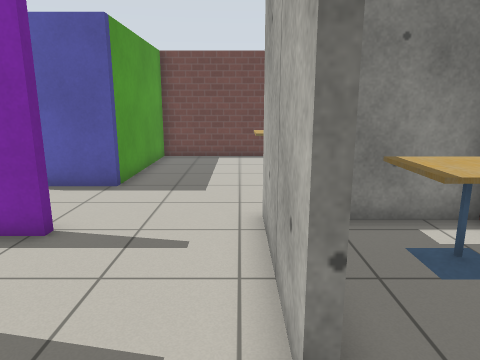
view 1 (above)

22 first-person views from a walk through a world built for the Gazebo simulator. The camera is 1.2 m above the floor, tilts 12° down and sees 70° across. The floor is counted in squares, 0.5 m on a side. Each view is taken from the middle of a square. On the plan, view 1 faces up. The plan holds only what a view shows up to about 20 squares ahead; the rest is blank. Simple patterns stand in for the simulator's built-in surfaces.

view 2
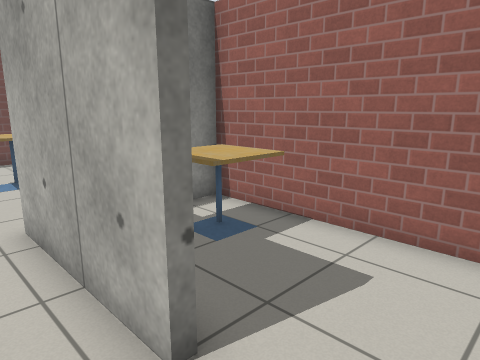

view 3
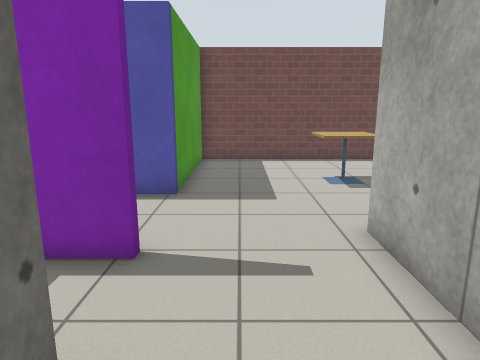

view 4
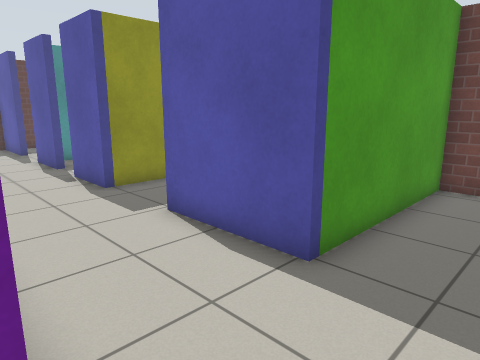

view 5
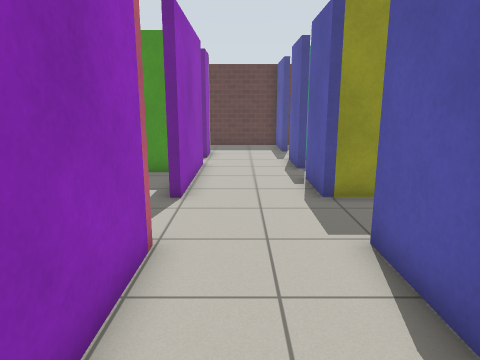

view 6
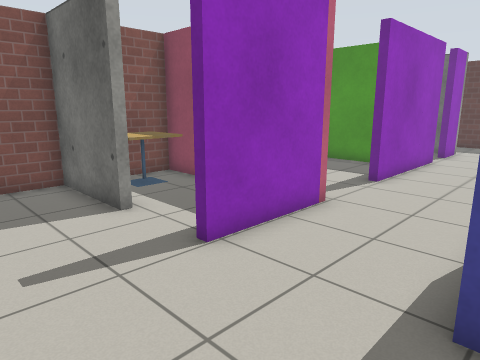

view 7
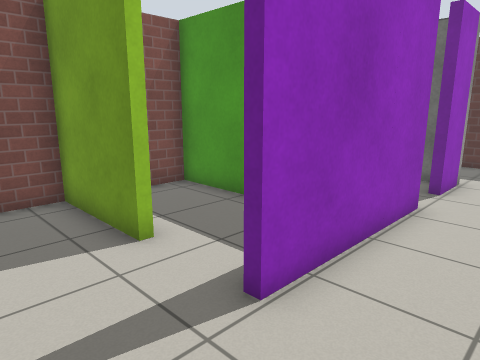

view 8
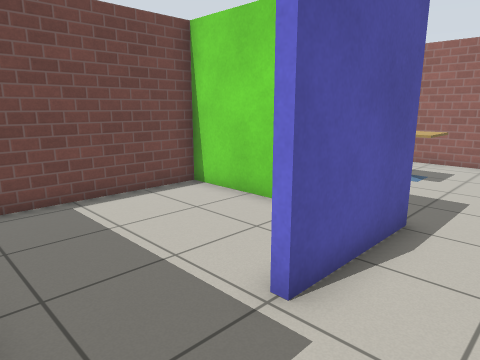

view 9
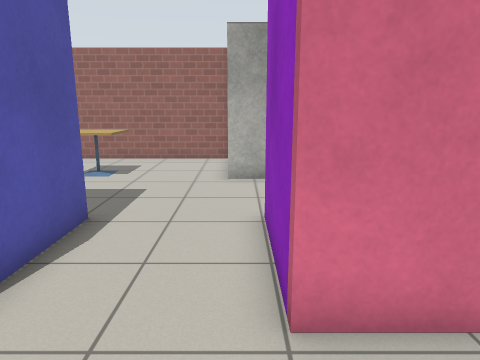

view 10
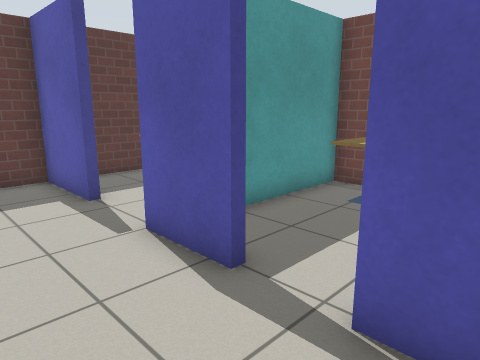

view 11
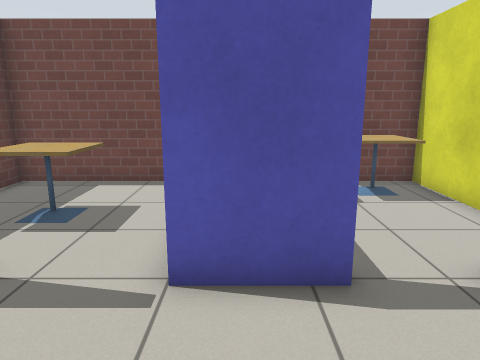

view 12
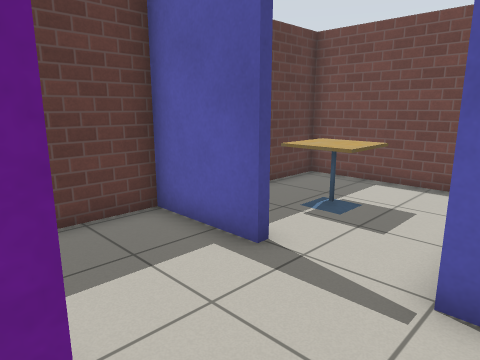

view 13
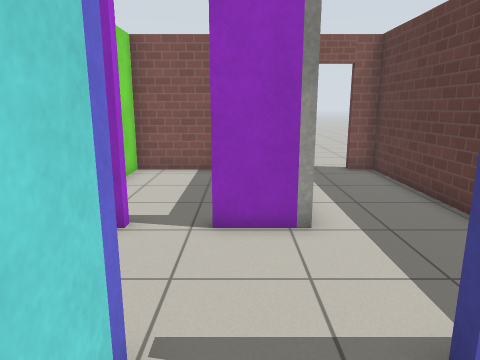

view 14
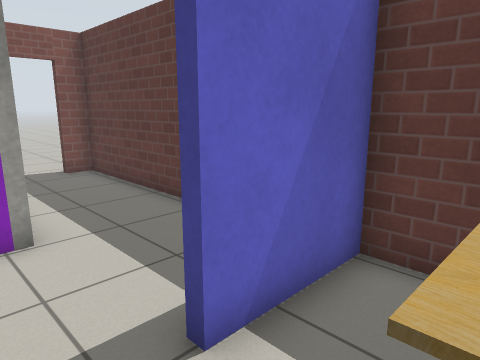

view 15
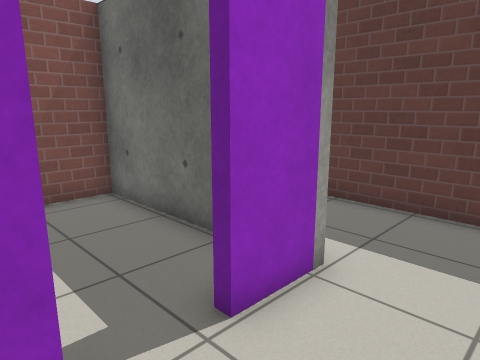

view 16
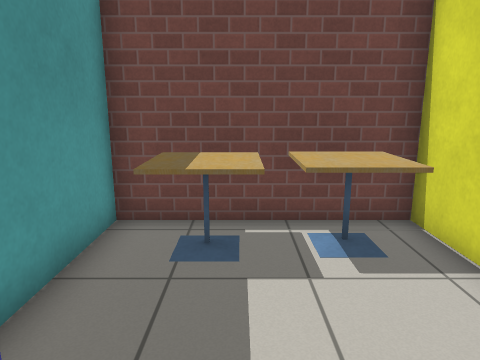

view 17
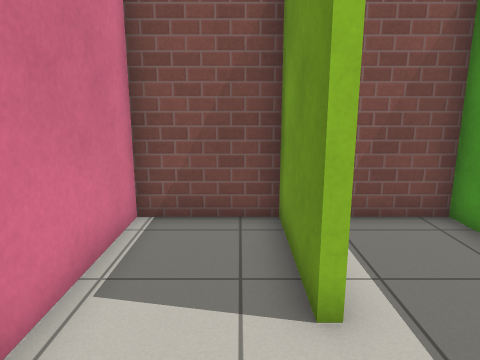

view 18
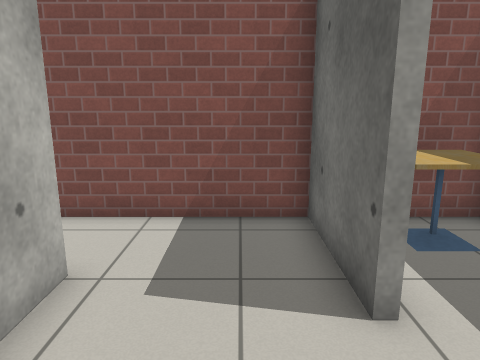

view 19
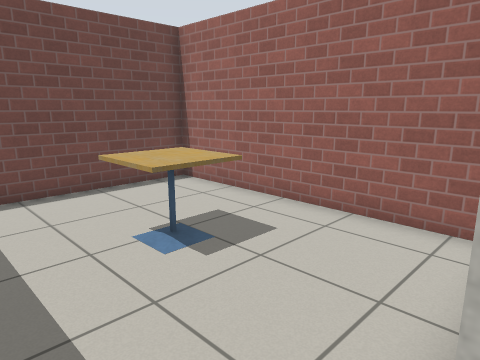

view 20
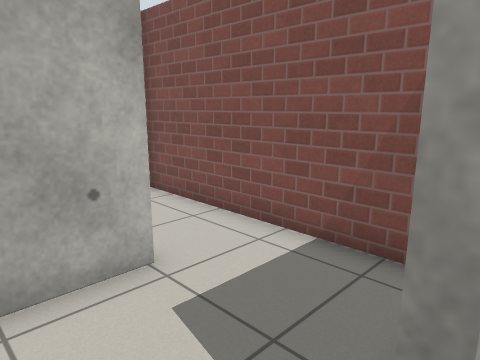

view 21
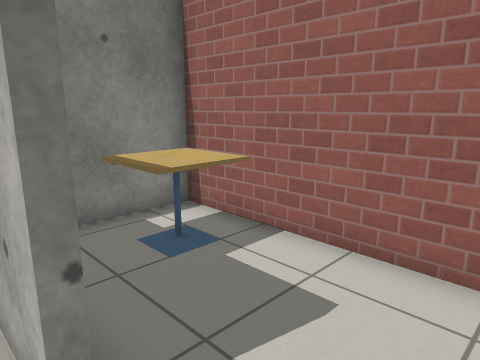

view 22
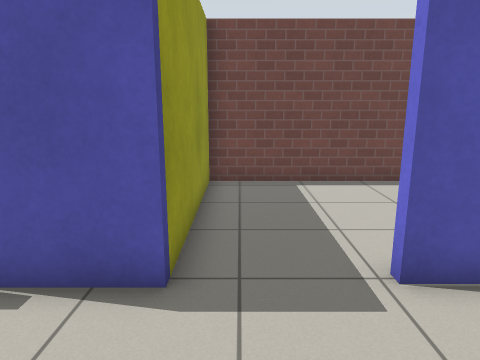

### Floor plan
Points are (right, up) in squares from view 1. A wall is a line through its corners. A room is listed if a view was taken in it or the views show most of it. See-through windows are left out.
Room 1 (views 1, 2, 3, 21)
walls: (-3.5, 3.5) (-3.5, -0.3) (0.5, -0.3); (0.5, 2.4) (0.5, 3.6)
ways out: opening at (-1.5, 3) to room 2; opening at (1, 1) to room 11
Room 2 (view 4)
walls: (0.5, 3.6) (0.5, 6.5)
ways out: opening at (-1.5, 3) to room 1; opening at (-1.5, 6) to room 3; opening at (-4, 4.5) to room 7
Room 3 (views 5, 6, 7, 8, 9, 10, 16, 17, 18, 19)
walls: (0.5, 6.5) (0.5, 7.5); (-7.7, 6.4) (-3.6, 6.4); (-10.9, 10.3) (-13.6, 10.3); (5.2, 7.5) (5.2, 17.1) (-3.8, 17.1) (-3.8, 10.3) (-7.7, 10.3); (-15.5, 6.4) (-10.9, 6.4)
ways out: opening at (-1.5, 6) to room 2; opening at (-16, 8) to room 6; opening at (-9, 6) to room 8; opening at (-14.5, 10) to room 9; opening at (-9, 10) to room 10
objects: cafe table (1, 12) to (2, 13)
Room 4 (views 11, 12)
walls: (-16.7, 6) (-16.7, 6.4); (-18.4, 6.4) (-18.4, 6); (-20.2, 5.7) (-20.2, -0.3) (-15, -0.3) (-15, 1.1)
ways out: opening at (-17.5, 6) to room 6
Room 5 (views 13, 14)
walls: (-19.5, 17.1) (-24.2, 17.1) (-24.2, 10.6) (-20.9, 10.6); (-18, 10.3) (-18, 11.7)
ways out: opening at (-19.5, 10) to room 6
objects: cafe table (-22, 13) to (-21, 14)
Room 6 (view 15)
walls: (-20.5, 6.4) (-18.4, 6.4); (-16.7, 6.4) (-15.5, 6.4); (-20.9, 10.6) (-20.9, 10.3) (-24.2, 10.3) (-24.2, -0.3) (-23.2, -0.3); (-15.4, 10.3) (-18, 10.3)
ways out: opening at (-16, 8) to room 3; opening at (-17.5, 6) to room 4; opening at (-19.5, 10) to room 5; open door at (-22.5, -0.5) to room 7
Room 7 (view 20)
walls: (-7.4, 1.4) (-7.4, -0.3); (-3.6, 6.2) (-5.2, 6.2)
ways out: opening at (-4, 4.5) to room 2; open door at (-22.5, -0.5) to room 6; opening at (-23, -2)
objects: cafe table (-6, 0) to (-5, 2)
Room 8 (view 22)
walls: (-11.2, 3.5) (-10.9, 3.5) (-10.9, -0.3) (-7.7, -0.3) (-7.7, 6.4); (-10.9, 6.4) (-10.9, 6)
ways out: opening at (-9, 6) to room 3; opening at (-11, 4.5) to room 12
Room 9 (no view inside)
walls: (-11.3, 13.7) (-11.3, 17.1) (-17.7, 17.1) (-17.7, 11)
ways out: opening at (-14.5, 10) to room 3
objects: cafe table (-16, 15) to (-15, 16); cafe table (-14, 15) to (-12, 16)
Room 10 (no view inside)
walls: (-7.7, 10.3) (-7.7, 10.7); (-4.1, 13.6) (-4.1, 17.1) (-10.9, 17.1) (-10.9, 10.3)
ways out: opening at (-9, 10) to room 3
Room 11 (no view inside)
walls: (0.5, -0.3) (5.2, -0.3) (5.2, 7.1) (2.4, 7.1)
ways out: opening at (1, 1) to room 1
objects: cafe table (3, 4) to (4, 6)
Room 12 (no view inside)
walls: (-14.7, 5.4) (-14.7, -0.3) (-12.4, -0.3)
ways out: opening at (-11, 4.5) to room 8

Positions as (right, up) in squares from view 1, and headings:
1: (0, 0), facing up
2: (-1, 0), facing up-right
3: (-2, 1), facing up
4: (-1, 6), facing up-left
5: (-2, 8), facing left
6: (0, 11), facing down-left
7: (-8, 9), facing down-left
8: (-11, 8), facing up-right
9: (-11, 7), facing right
10: (-12, 7), facing up-left
11: (-17, 6), facing up
12: (-17, 6), facing up-left
13: (-19, 13), facing down
14: (-19, 13), facing down-left
15: (-16, 9), facing down-left
16: (-15, 10), facing up
17: (-10, 7), facing down
18: (-2, 7), facing down
19: (-2, 7), facing up-right
20: (-4, 5), facing down-right
21: (0, 0), facing up-right
22: (-10, 6), facing up
